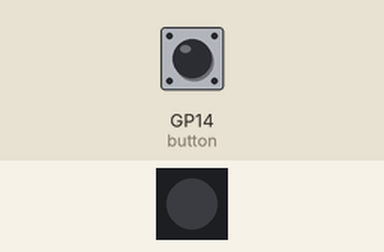
Simulated run of this program. Board: Raspberry Pi Pico running CircuitPython. On the bench: 1 RGB LEDs in strip order, left to right. Inputs (shaded band) come from the test bench; at power-on: GP14 (button) HIGH. Dim RGB values are drawn brighter than linear; USB keyboard and mouse output is not drawn.

Above: at 1.2 s.
1.3 s: GP14 (button) pulled LOW for 0.15 s
At 1.37 s:
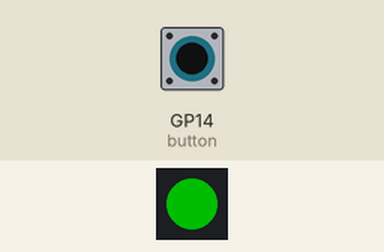
2.9 s: GP14 (button) pulled LOW for 3.2 s
At 7.0 s:
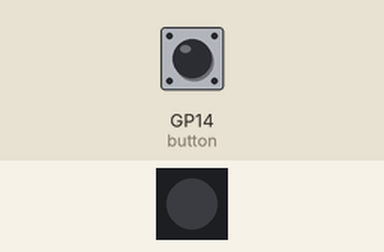
Timing chart, 0 to 8.5 s (numbered marks = the images above; inputs shaded):
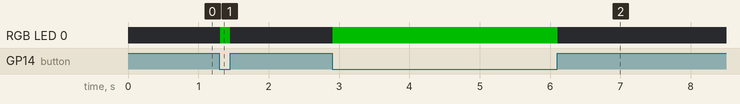

The program:

code.py
```python
import board
import digitalio
import usb_hid
import neopixel
from adafruit_hid.mouse import Mouse
import time

# Initialize mouse
mouse = Mouse(usb_hid.devices)

# Button setup
button = digitalio.DigitalInOut(board.GP14)
button.direction = digitalio.Direction.INPUT
button.pull = digitalio.Pull.UP

# LED feedback (optional)
try:
    pixel = neopixel.NeoPixel(board.GP16, 1, brightness=0.3)
except:
    pixel = None

while True:
    # When button is pressed, hold mouse button down
    if not button.value:
        if pixel:
            pixel[0] = (0, 255, 0)  # Green LED to indicate button press

        # Press and hold the mouse button
        mouse.press(Mouse.LEFT_BUTTON)

        # Keep holding while button is pressed
        while not button.value:
            time.sleep(0.01)

        # Release when button is released
        mouse.release(Mouse.LEFT_BUTTON)

        if pixel:
            pixel[0] = (0, 0, 0)  # Turn off LED

        # Small debounce
        time.sleep(0.05)

    time.sleep(0.01)
```

Measured:
- after the input at 1.3 s, RGB LED 0: off → RGB(0, 76, 0) at once, → off 0.14 s later
- after the input at 2.9 s, RGB LED 0: off → RGB(0, 76, 0) at once, → off 3.2 s later
